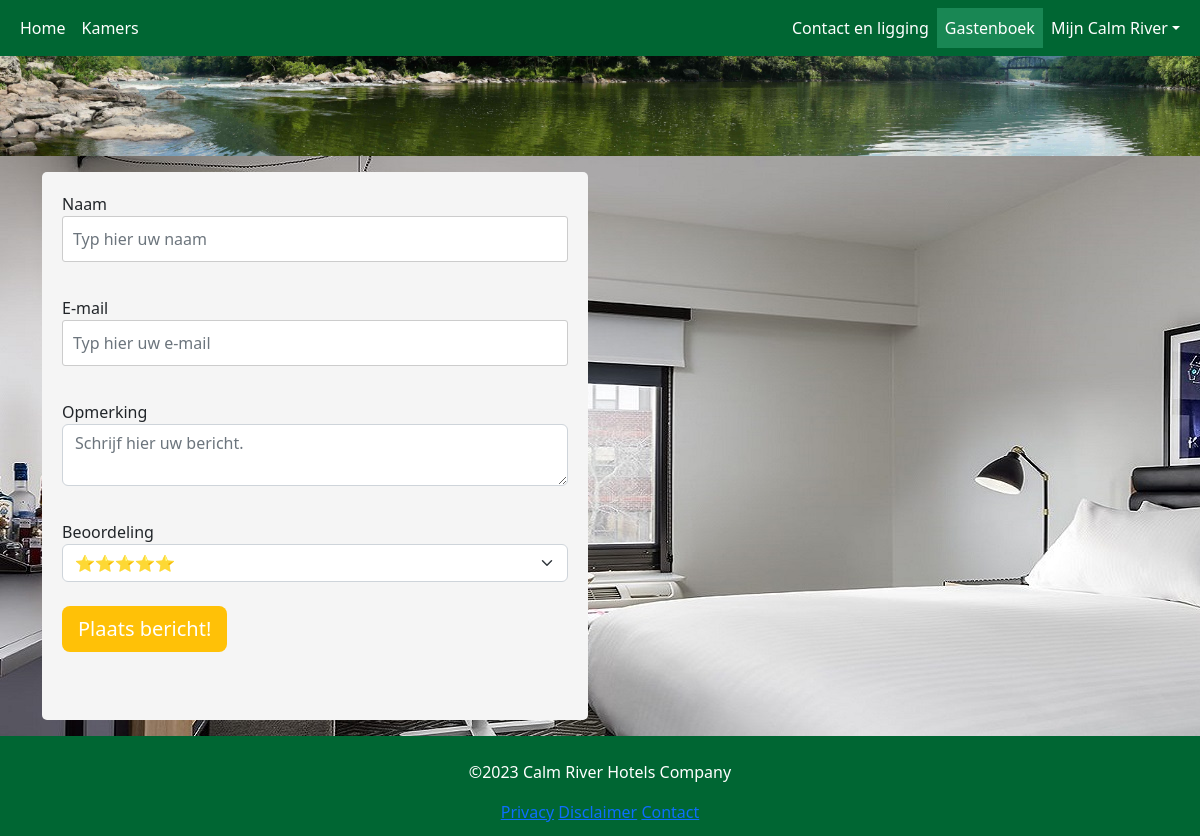
The app's page /reviews, older data.
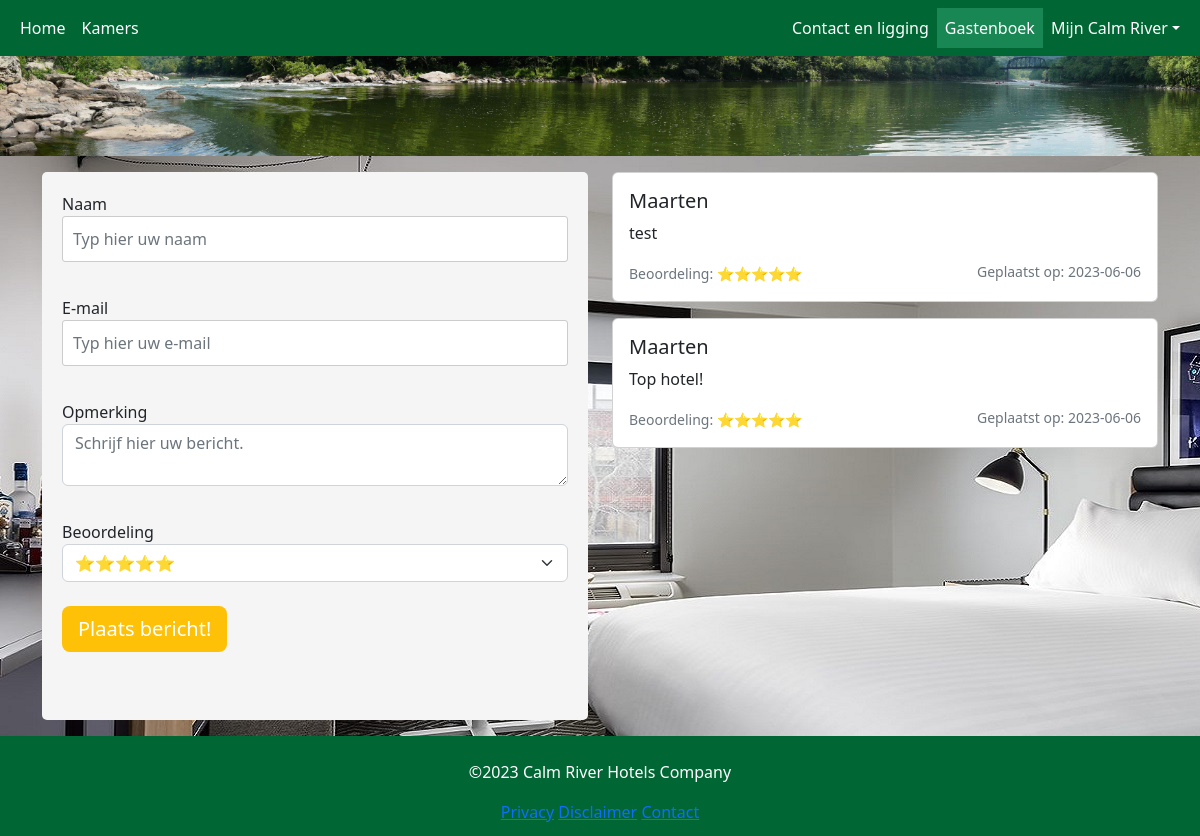
The same page, newer data.
### models/Review.py (models this page shows, shortened)
class Review(db.Model):
    __tablename__ = 'reviews'
    id = db.Column(db.Integer, primary_key=True)
    name = db.Column(db.String(50), index=True)
    rating_id = db.Column(db.Integer, default=5, index=True)
    email = db.Column(db.String(255))
    comment = db.Column(db.Text, nullable=True)
    created_at = db.Column(db.DateTime, nullable=True, unique=False, index=False, default=datetime.utcnow)
    updated_at = db.Column(db.DateTime, nullable=True, unique=False, index=False, default=datetime.utcnow)

### app.py (the view, shortened to what this page needs)
@app.route('/reviews', methods=['GET', 'POST'])
def reviews():
    active_page = 'reviews'
    session["url"] = active_page
    reviews = Review.query.order_by(Review.created_at.desc()).limit(10).all()
    form = ReviewForm()
    return render_template('reviews/index.html', form=form, reviews=reviews, active_page=active_page)

### forms.py
class ReviewForm(FlaskForm):
    name = StringField('Naam', validators=[DataRequired()],
                       render_kw={"placeholder": "Typ hier uw naam", "class": "form-control"})
    email = StringField('E-mail', validators=[DataRequired(), Email(message="Ongeldig e-mailadres")],
                        render_kw={"placeholder": "Typ hier uw e-mail", "class": "form-control"})
    comment = TextAreaField('Opmerking', render_kw={"placeholder": "Schrijf hier uw bericht.", "class": "form-control"})
    rating_id = SelectField('Beoordeling',
                            choices=[('5', '⭐⭐⭐⭐⭐'), ('4', '⭐⭐⭐⭐'), ('3', '⭐⭐⭐'), ('2', '⭐⭐'), ('1', '⭐')],
                            validators=[DataRequired()], render_kw={"class": "form-select"})
    submit = SubmitField('Plaats bericht!', render_kw={"class": "btn btn-lg btn-warning mb-5 me-3 text-white"})

### templates/reviews/index.html (shortened to what this page needs)
{% extends "base.html" %}
{% block content %}
<div class="container mt-3">
<div class="row">
  <div class="col-md-6 mb-3">
    <form method="POST">
        {{ form.name.label }} {{ form.name() }}<br>
        {{ form.email.label }} {{ form.email(class_=' '.join(['form-control'] + (['error-input'] if form.email.errors else []))) }}
        <br>
        {{ form.comment.label }} {{ form.comment() }}<br>
        {{ form.rating_id.label }} {{ form.rating_id() }}<br>
        {{ form.submit() }}
    </form>
  </div>
  <div class="col-md-6">
    {% for review in reviews %}
    <div class="card mb-3">
      <div class="card-body">
        <h5 class="card-title">{{ review.name }}</h5>
        <p class="card-text">{{ review.comment }}</p>
        <p class="card-text">
            <small class="text-muted">Beoordeling: {{ review.rating_id * '⭐' }}</small>
            <small class="text-muted float-end">Geplaatst op: {{ review.created_at.strftime('%Y-%m-%d') }}</small>
        </p>
      </div>
    </div>
    {% endfor %}
  </div>
</div>
</div>
{% endblock %}

### templates/base.html (shortened to what this page needs)
<!DOCTYPE html>
<html lang="en">
<head>
  <link rel="stylesheet" href="https://cdnjs.cloudflare.com/ajax/libs/font-awesome/6.0.0-beta2/css/all.min.css">
  <link href="https://cdn.jsdelivr.net/npm/bootstrap@5.2.3/dist/css/bootstrap.min.css" rel="stylesheet">
  <link  rel="stylesheet" href="{{ url_for('static', filename='css/styles.css') }}">
  <link  rel="stylesheet" href="{{ url_for('static', filename='css/breadcrumb.css') }}">
</head>
<body>
  <nav class="navbar navbar-expand-md">
    <div class="container-fluid">
      <div class="collapse navbar-collapse" id="collapsibleNavbar">
        <ul class="navbar-nav me-auto">
          <li class="nav-item">
            <a class="nav-link text-white {% if active_page == 'home' %}bg-success{% endif %}" href="{{ url_for('home') }}">Home</a>
          </li>
          <li class="nav-item">
            <a class="nav-link text-white {% if active_page == 'rooms' %}bg-success{% endif %}" href="{{ url_for('rooms') }}">Kamers</a>
          </li>
        </ul>
        <ul class="navbar-nav ms-auto">
          <li class="nav-item">
            <a class="nav-link text-white {% if active_page == 'contact' %}bg-success{% endif %}" href="{{ url_for('contact') }}">Contact en ligging</a>
          </li>
          <li class="nav-item">
            <a class="nav-link text-white {% if active_page == 'reviews' %}bg-success{% endif %}" href="{{ url_for('reviews') }}">Gastenboek</a>
          </li>
          <li class="nav-item dropdown {% if active_page == 'my_calm_river' %}bg-success{% endif %}">
            <a class="nav-link dropdown-toggle text-white" role="button" data-bs-toggle="dropdown">Mijn Calm River</a>
          </li>
        </ul>
      </div>
    </div>
  </nav>
  <header>
<img src="/static/img/banner.jpg" alt="banner">
  </header>
  <main class="container-fluid">
    {% block content %}
    {% endblock %}
  </main>
  <footer class="p-4 text-center text-white">
    <p>©2023 Calm River Hotels Company</p>
    <span><a href="{{ url_for('privacy') }}">Privacy</a></span>
    <span><a href="{{ url_for('disclaimer') }}">Disclaimer</a></span>
    <span><a href="{{ url_for('contact') }}">Contact</a></span>
  </footer>
</body>
</html>

### static/css/styles.css (style rules this page uses)
* { box-sizing: border-box; }
body { display: flex; flex-direction: column; min-height: 100vh; }
nav { background-color: #006633; }
main { height: 100%; width: 100%; margin-top: auto; }
header > img { height: 100px; width: 100%; }
small { text-align: left; !important; }
select, input, textarea { border: 1px solid #ced4da; }
footer { height: 100px; width: 100%; background-color: #006633; margin-top: auto; flex: 0 0 50px; }

### templates/reviews/index.html (style rules this page uses)
body { position: relative; }
body::after { content: ""; background-image: url('/static/img/singleking-desktop.jpg'); opacity: 1; top: 0; left: 0; bottom: 0; right: 0; position: absolute; z-index: -1; }
form { background-color: #f5f5f5; padding: 20px; border-radius: 5px; }
form input[type="text"], form textarea { width: 100%; padding: 10px; margin-bottom: 10px; border: 1px solid #ccc; border-radius: 3px; }
form input[type="submit"] { color: #fff; border: none; cursor: pointer; }

Row changes from the older to the newer data that the page shows:
added Review: name "Maarten", comment "test", rating_id "⭐⭐⭐⭐⭐", created_at "2023-06-06"
added Review: name "Maarten", comment "Top hotel!", rating_id "⭐⭐⭐⭐⭐", created_at "2023-06-06"
